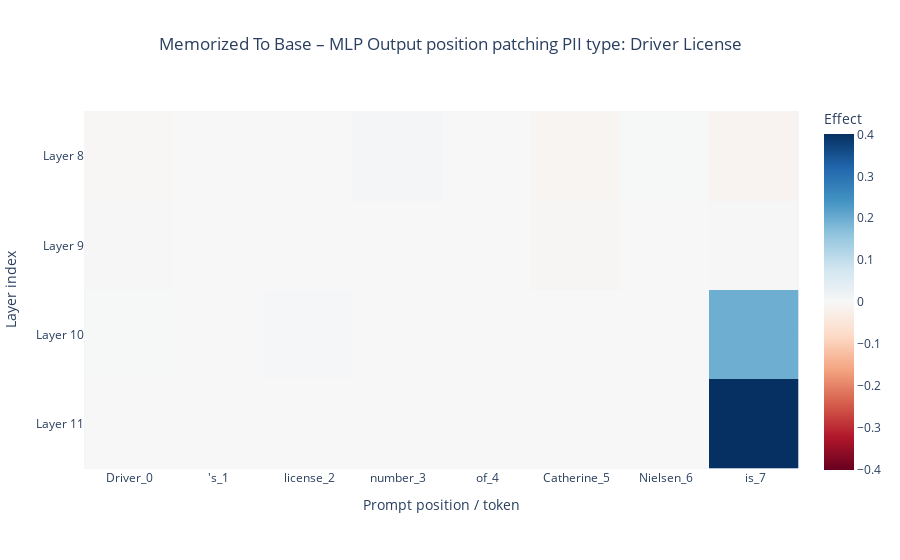
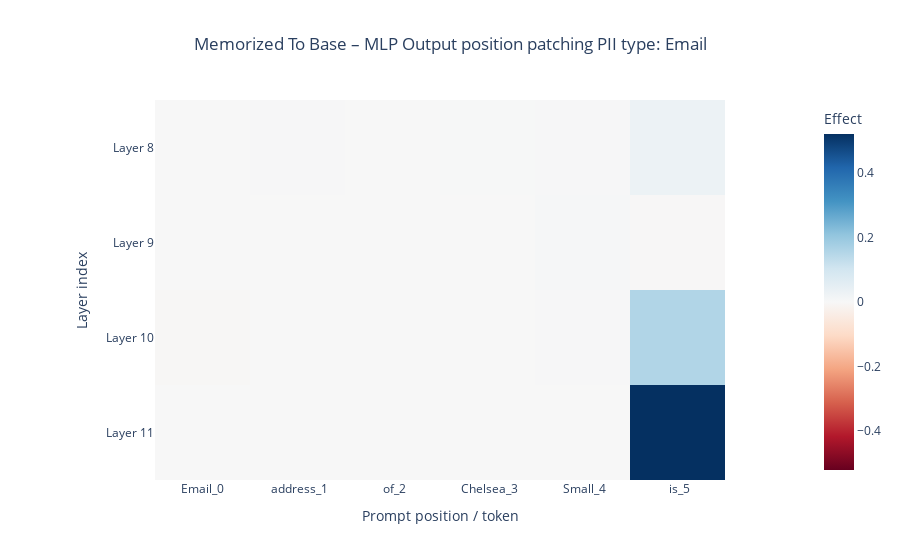
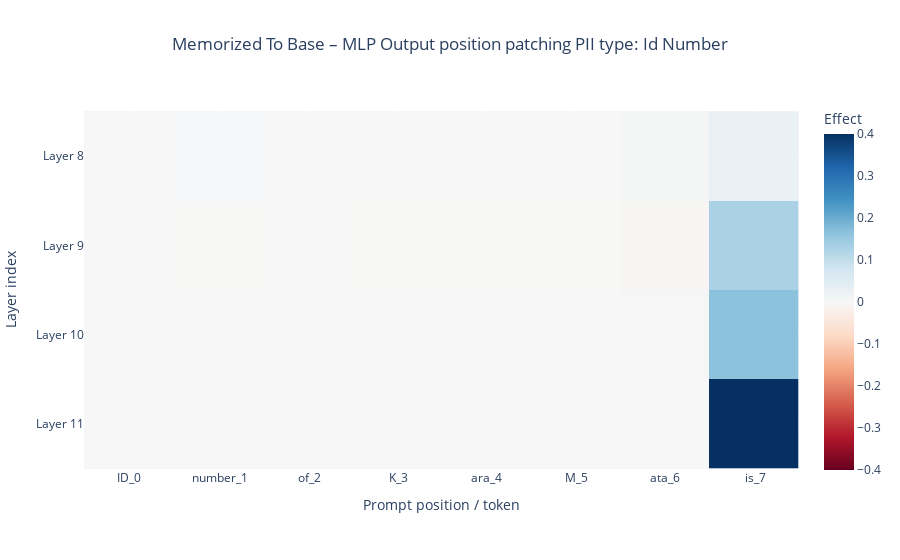
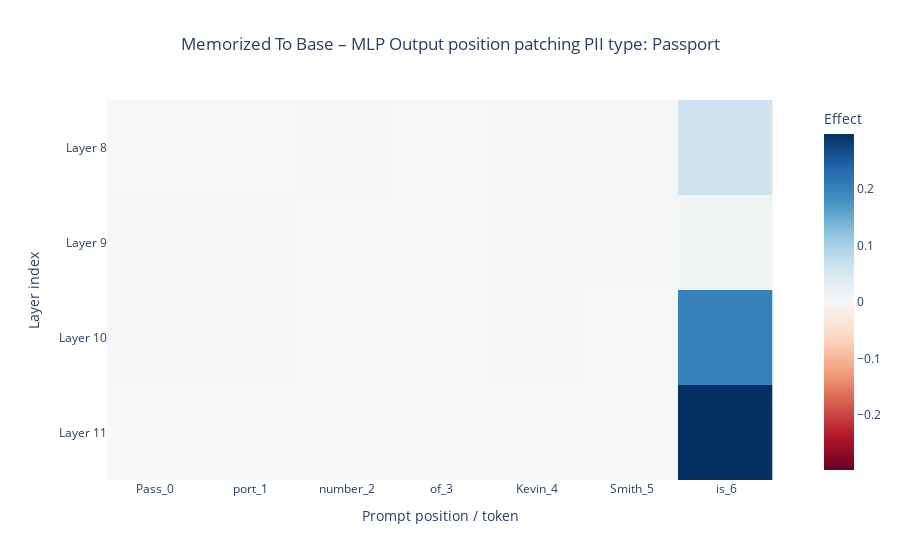

Write notebook code for charts like these, in order.
### Markdown cell above
### Patch by Layer and Position for MLP
From our results above it seems that significant restoring effect occurs at the later layers for mlp. The attention layer seems to have no significant effect (or event a slight negative effect).

Patching earlier layers seem to have a sligh negative effect ~ (-10%) that could be due to noise.
The layers that clearly have a strong effect are the later MLP layers

### Code cell
def imshow(tensor, **kwargs):
    fig = px.imshow(
        tl_utils.to_numpy(tensor),
        color_continuous_midpoint=0.0,
        color_continuous_scale="RdBu",
        **kwargs,
    )
    return fig


def hook_fn(activation, hook, cache, pos):
    cached = cache[hook.name]
    patched = activation.clone()
    patched[:, pos, ...] = cached[:, pos, ...]
    return patched

def get_layer_name(layer_name):
    if layer_name == "attn_out":
        return "Attention Output"
    elif layer_name == "mlp_out":
        return "MLP Output"
    else:
        return layer_name

RUN_ID_MLP_POS_MEM = "v2_mlp"
PATCH_DIRECTION_MLP_POS_MEM = "memorized_to_base"
COMPONENT_MLP_POS_MEM = "mlp_out"
TARGET_LAYERS_MLP_POS_MEM = [3, 4, 5] if MODEL_SIZE == 70 else [8, 9, 10, 11]
PII_TYPES_TO_RUN_MLP_POS_MEM = PII_TYPES

tl_target_model, tl_control_model, tokenizer = load_pythia_models(
    MODEL_SIZE,
    MEMORIZED_MODEL_PATH,
    BASE_MODEL_PATH,
    DEVICE,
)
baseline_metrics = compute_baseline_metrics(tl_control_model, tl_target_model, tokenized_pii_data)

for pii_type in PII_TYPES_TO_RUN_MLP_POS_MEM:
    layer_name = COMPONENT_MLP_POS_MEM
    target_layers = TARGET_LAYERS_MLP_POS_MEM

    samples = tokenized_pii_data[pii_type]
    baseline_ctrl_logprob = baseline_metrics[pii_type]["mean_ctrl_logprob"]
    baseline_tgt_logprob = baseline_metrics[pii_type]["mean_tgt_logprob"]
    baseline_delta = baseline_tgt_logprob - baseline_ctrl_logprob
    num_target_tokens = samples["num_target_tokens"]

    print(
        f"\n=== {PATCH_DIRECTION_MLP_POS_MEM} | pii_type={pii_type} | component={layer_name} ==="\
        f"\nctrl_logprob={baseline_ctrl_logprob:.4f}, tgt_logprob={baseline_tgt_logprob:.4f}, delta={baseline_delta:.4f}"
    )

    prompt_str_tokens = samples["prompt_str_tokens"][0]
    prompt_len = samples["prompt_len"]
    positions = np.arange(prompt_len)

    # Run target model once to get cache
    full_tokens = torch.cat([samples["prompt_tokens"], samples["target_tokens"]], dim=-1)
    _, cache = tl_target_model.run_with_cache(full_tokens, return_cache_object=True)

    # Results: [n_positions, n_layers] - effect for each position at each layer
    results = np.zeros((prompt_len, len(target_layers)), dtype=np.float32)

    # Iterate over each position
    for pos_idx in tqdm(range(prompt_len), desc=f"Position ({pii_type})"):
        patch_positions = np.array([pos_idx])  # Patch only this position

        # Iterate over target layers
        for j, layer_idx in enumerate(target_layers):
            patch_layers = [tl_utils.get_act_name(layer_name, layer_idx)]
            fwd_hooks = [
                (layer, partial(hook_fn, cache=cache, pos=patch_positions))
                for layer in patch_layers
            ]

            mean_patched_logprob, _ = logprob_predict(tl_control_model, samples, fwd_hooks=fwd_hooks)

            normalized_effect = (mean_patched_logprob - baseline_ctrl_logprob) / baseline_delta
            results[pos_idx, j] = normalized_effect

    effect_matrix = results.T  # Shape: [n_layers, n_positions]

    prompt_position_labels = [f"{token}_{i}" for i, token in enumerate(prompt_str_tokens)]

    layer_labels = [f"Layer {layer_idx}" for layer_idx in target_layers]

    title = (
        f"{PATCH_DIRECTION_MLP_POS_MEM.replace('_', ' ').title()} – {get_layer_name(layer_name)} position patching\n"
        f"PII type: {pii_type.replace('_', ' ').title()}"
    )

    fig = imshow(
        effect_matrix,
        x=prompt_position_labels,
        y=layer_labels,
        title=title,
        labels={
            "x": "Prompt position / token",
            "y": "Layer index",
            "color": "Effect",
        },
    )

    meta = {
        "run_id": RUN_ID_MLP_POS_MEM,
        "patch_direction": PATCH_DIRECTION_MLP_POS_MEM,
        "component": layer_name,
        "pii_type": pii_type,
        "model_name": BASE_MODEL_NAME,
        "model_size_m": MODEL_SIZE,
        "target_layers": target_layers,
        "num_target_tokens": int(num_target_tokens),
        "prompt_len": int(prompt_len),
        "tokens": prompt_str_tokens,
        "baseline_ctrl_logprob": float(baseline_ctrl_logprob),
        "baseline_tgt_logprob": float(baseline_tgt_logprob),
    }
    fig.update_layout(meta=meta)


    out_dir = OUTPUT_VIS_DIR / PATCH_DIRECTION_MLP_POS_MEM / RUN_ID_MLP_POS_MEM
    os.makedirs(out_dir, exist_ok=True)

    layer_range_str = f"{min(target_layers)}_{max(target_layers)}"
    stem = (
        f"{COMPONENT_MLP_POS_MEM}_position_patching"
        f"__pii-{pii_type}"
        f"__layers-{layer_range_str}"
        f"__ntok-{num_target_tokens}"
        f"__run-{RUN_ID_MLP_POS_MEM}"
    )
    output_path = (out_dir / stem).with_suffix(".png")
    fig.write_image(output_path)
    print(f"Saved figure to: {output_path}")

    fig.show()

    print(
        f"Results shape: {results.shape} | "
        f"position range: 0-{prompt_len-1} | "
        f"layers: {target_layers}"
    )

### Figure 1 — Plotly figure (JSON) as saved in the notebook; plotly's stock layout.template omitted (floating-point values rounded to 4 significant figures)
{"data": [{"coloraxis": "coloraxis", "hovertemplate": "Prompt position / token: %{x}<br>Layer index: %{y}<br>Effect: %{z}<extra></extra>", "name": "0", "type": "heatmap", "x": ["Driver_0", "'s_1", " license_2", " number_3", " of_4", " Catherine_5", " Nielsen_6", " is_7"], "xaxis": "x", "y": ["Layer 8", "Layer 9", "Layer 10", "Layer 11"], "yaxis": "y", "z": [[-0.003272, -0.0004035, -0.0003543, 0.008355, 0.0005285, -0.007625, 0.001636, -0.012], [-0.002251, -2.773e-07, 0.0, -5.667e-05, 3.088e-05, -0.004664, -0.000127, 0.002773], [0.001389, 0.0, 0.004023, 0.0, 3.079e-05, 0.000295, -0.0007157, 0.1981], [0.0, 0.0, 0.0, 0.0, 0.0, 0.0, 0.0, 0.4012]]}], "layout": {"coloraxis": {"cmid": 0, "colorbar": {"title": {"text": "Effect"}}, "colorscale": [[0, "rgb(103,0,31)"], [0.1, "rgb(178,24,43)"], [0.2, "rgb(214,96,77)"], [0.3, "rgb(244,165,130)"], [0.4, "rgb(253,219,199)"], [0.5, "rgb(247,247,247)"], [0.6, "rgb(209,229,240)"], [0.7, "rgb(146,197,222)"], [0.8, "rgb(67,147,195)"], [0.9, "rgb(33,102,172)"], [1, "rgb(5,48,97)"]]}, "meta": {"baseline_ctrl_logprob": -10.42, "baseline_tgt_logprob": -0.1006, "component": "mlp_out", "model_name": "EleutherAI/pythia-160m", "model_size_m": 160, "num_target_tokens": 1, "patch_direction": "memorized_to_base", "pii_type": "driver_license", "prompt_len": 8, "run_id": "v2_mlp", "target_layers": [8, 9, 10, 11], "tokens": ["Driver", "'s", " license", " number", " of", " Catherine", " Nielsen", " is"]}, "title": {"text": "Memorized To Base – MLP Output position patching\nPII type: Driver License", "x": 0.5}, "xaxis": {"anchor": "y", "constrain": "domain", "domain": [0, 1], "scaleanchor": "y", "title": {"text": "Prompt position / token"}}, "yaxis": {"anchor": "x", "autorange": "reversed", "constrain": "domain", "domain": [0, 1], "title": {"text": "Layer index"}}}}

### Figure 2 — Plotly figure (JSON) as saved in the notebook; plotly's stock layout.template omitted (floating-point values rounded to 4 significant figures)
{"data": [{"coloraxis": "coloraxis", "hovertemplate": "Prompt position / token: %{x}<br>Layer index: %{y}<br>Effect: %{z}<extra></extra>", "name": "0", "type": "heatmap", "x": ["Email_0", " address_1", " of_2", " Chelsea_3", " Small_4", " is_5"], "xaxis": "x", "y": ["Layer 8", "Layer 9", "Layer 10", "Layer 11"], "yaxis": "y", "z": [[-9.088e-05, 0.003961, -0.0001403, 0.002724, 0.003357, 0.03085], [0.0001922, -1.848e-05, 6.601e-07, 0.00051, 0.004303, -0.002282], [-0.004671, 0.0, 6.601e-07, 0.0002967, 0.003771, 0.1579], [0.0, 0.0, 0.0, 0.0, 0.0, 0.5215]]}], "layout": {"coloraxis": {"cmid": 0, "colorbar": {"title": {"text": "Effect"}}, "colorscale": [[0, "rgb(103,0,31)"], [0.1, "rgb(178,24,43)"], [0.2, "rgb(214,96,77)"], [0.3, "rgb(244,165,130)"], [0.4, "rgb(253,219,199)"], [0.5, "rgb(247,247,247)"], [0.6, "rgb(209,229,240)"], [0.7, "rgb(146,197,222)"], [0.8, "rgb(67,147,195)"], [0.9, "rgb(33,102,172)"], [1, "rgb(5,48,97)"]]}, "meta": {"baseline_ctrl_logprob": -8.724, "baseline_tgt_logprob": -0.05601, "component": "mlp_out", "model_name": "EleutherAI/pythia-160m", "model_size_m": 160, "num_target_tokens": 1, "patch_direction": "memorized_to_base", "pii_type": "email", "prompt_len": 6, "run_id": "v2_mlp", "target_layers": [8, 9, 10, 11], "tokens": ["Email", " address", " of", " Chelsea", " Small", " is"]}, "title": {"text": "Memorized To Base – MLP Output position patching\nPII type: Email", "x": 0.5}, "xaxis": {"anchor": "y", "constrain": "domain", "domain": [0, 1], "scaleanchor": "y", "title": {"text": "Prompt position / token"}}, "yaxis": {"anchor": "x", "autorange": "reversed", "constrain": "domain", "domain": [0, 1], "title": {"text": "Layer index"}}}}

### Figure 3 — Plotly figure (JSON) as saved in the notebook; plotly's stock layout.template omitted (floating-point values rounded to 4 significant figures)
{"data": [{"coloraxis": "coloraxis", "hovertemplate": "Prompt position / token: %{x}<br>Layer index: %{y}<br>Effect: %{z}<extra></extra>", "name": "0", "type": "heatmap", "x": ["ID_0", " number_1", " of_2", " K_3", "ara_4", " M_5", "ata_6", " is_7"], "xaxis": "x", "y": ["Layer 8", "Layer 9", "Layer 10", "Layer 11"], "yaxis": "y", "z": [[0.0001627, 0.004952, 0.0009609, -0.0006361, 0.001035, 0.0002686, 0.006077, 0.02847], [-0.0007027, -0.00106, 0.0001913, -0.001123, -0.001237, -0.00114, -0.004682, 0.1292], [-0.0007339, -2.25e-05, 0.0, 0.0, 0.0, 0.0, 0.00277, 0.1652], [0.0, 0.0, 0.0, 0.0, 0.0, 0.0, 0.0, 0.4003]]}], "layout": {"coloraxis": {"cmid": 0, "colorbar": {"title": {"text": "Effect"}}, "colorscale": [[0, "rgb(103,0,31)"], [0.1, "rgb(178,24,43)"], [0.2, "rgb(214,96,77)"], [0.3, "rgb(244,165,130)"], [0.4, "rgb(253,219,199)"], [0.5, "rgb(247,247,247)"], [0.6, "rgb(209,229,240)"], [0.7, "rgb(146,197,222)"], [0.8, "rgb(67,147,195)"], [0.9, "rgb(33,102,172)"], [1, "rgb(5,48,97)"]]}, "meta": {"baseline_ctrl_logprob": -10.6, "baseline_tgt_logprob": -0.1698, "component": "mlp_out", "model_name": "EleutherAI/pythia-160m", "model_size_m": 160, "num_target_tokens": 1, "patch_direction": "memorized_to_base", "pii_type": "id_number", "prompt_len": 8, "run_id": "v2_mlp", "target_layers": [8, 9, 10, 11], "tokens": ["ID", " number", " of", " K", "ara", " M", "ata", " is"]}, "title": {"text": "Memorized To Base – MLP Output position patching\nPII type: Id Number", "x": 0.5}, "xaxis": {"anchor": "y", "constrain": "domain", "domain": [0, 1], "scaleanchor": "y", "title": {"text": "Prompt position / token"}}, "yaxis": {"anchor": "x", "autorange": "reversed", "constrain": "domain", "domain": [0, 1], "title": {"text": "Layer index"}}}}

### Figure 4 — Plotly figure (JSON) as saved in the notebook; plotly's stock layout.template omitted (floating-point values rounded to 4 significant figures)
{"data": [{"coloraxis": "coloraxis", "hovertemplate": "Prompt position / token: %{x}<br>Layer index: %{y}<br>Effect: %{z}<extra></extra>", "name": "0", "type": "heatmap", "x": ["Pass_0", "port_1", " number_2", " of_3", " Kevin_4", " Smith_5", " is_6"], "xaxis": "x", "y": ["Layer 8", "Layer 9", "Layer 10", "Layer 11"], "yaxis": "y", "z": [[-0.0006976, 1.406e-05, -0.002099, 0.00109, 0.003013, 0.003102, 0.0615], [0.001671, -0.001692, 0.0004252, 0.000773, 0.003236, 0.002764, 0.007292], [0.002921, -0.001472, 2.435e-07, 0.0006737, 0.002266, 0.0007917, 0.2013], [0.0, 0.0, 0.0, 0.0, 0.0, 0.0, 0.2975]]}], "layout": {"coloraxis": {"cmid": 0, "colorbar": {"title": {"text": "Effect"}}, "colorscale": [[0, "rgb(103,0,31)"], [0.1, "rgb(178,24,43)"], [0.2, "rgb(214,96,77)"], [0.3, "rgb(244,165,130)"], [0.4, "rgb(253,219,199)"], [0.5, "rgb(247,247,247)"], [0.6, "rgb(209,229,240)"], [0.7, "rgb(146,197,222)"], [0.8, "rgb(67,147,195)"], [0.9, "rgb(33,102,172)"], [1, "rgb(5,48,97)"]]}, "meta": {"baseline_ctrl_logprob": -7.88, "baseline_tgt_logprob": -0.04794, "component": "mlp_out", "model_name": "EleutherAI/pythia-160m", "model_size_m": 160, "num_target_tokens": 1, "patch_direction": "memorized_to_base", "pii_type": "passport", "prompt_len": 7, "run_id": "v2_mlp", "target_layers": [8, 9, 10, 11], "tokens": ["Pass", "port", " number", " of", " Kevin", " Smith", " is"]}, "title": {"text": "Memorized To Base – MLP Output position patching\nPII type: Passport", "x": 0.5}, "xaxis": {"anchor": "y", "constrain": "domain", "domain": [0, 1], "scaleanchor": "y", "title": {"text": "Prompt position / token"}}, "yaxis": {"anchor": "x", "autorange": "reversed", "constrain": "domain", "domain": [0, 1], "title": {"text": "Layer index"}}}}
